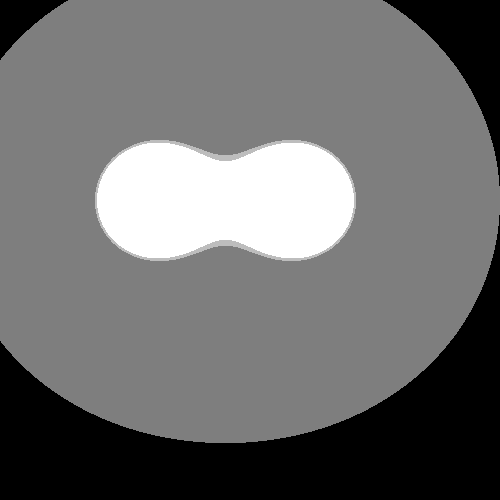
Frame 1 (no input)
Frame 60 (the mouse pressed at the canvas centre just before this capture): identical to frame 1, image omitted
Frame 120 (the mouse held since frame 60 and released just before this capture): identical to frame 1, image omitted

The Processing sketch that drew this single still picture (run headless with seeded random() and noise(); from frame 60 on, the mouse is pressed at the canvas centre):

// Processing sketch: game8_E
// ── game8_E.pde
ArrayList<Metaball> metaballs;

void setup(){
  size(500,500);
  metaballs = new ArrayList<Metaball>();
  metaballs.add(new Metaball(new PVector(150,200), 200f));
  metaballs.add(new Metaball(new PVector(300,200), 200f));
}

void draw(){
  background(0);

  loadPixels();
  //↓全ての画素を見るfor分
  for (int x = 0; x < width; x++) {
    for (int y = 0; y < height; y++) {

      int index = x + y * width;
      float sum = 0;

      //↓一つの画素に対し、すべてのmetaballからの距離を積算している。      
      //for (Blob b : blobs) {//←蛇足：以下2行の代わりにこのようにも書ける
      for (int i=0; i < metaballs.size(); i++) {
        Metaball b = metaballs.get(i);
        //↓画素からボール中心への距離
        float d = dist(x, y, b.pos.x, b.pos.y);    
        sum += 40 * b.radi / d;;
      }

      //２．
      if(0 < sum && sum < 255/4)
      {
        sum = 0;
      }else if(255/4 < sum && sum < (255/4)*2.9) {
        sum = (255/4)*2;
      }else if((255/4)*2.9 < sum && sum < (255/4)*3) {
        sum = (255/4)*3;
      }else{
        sum = 255;
      }

      pixels[index] = color(sum);
      //pixels[index] = color(sum, 255, 255);
    }
  }
  updatePixels();
}

class Metaball
{
  PVector pos;
  float radi;

  Metaball(PVector pos0, float radi0){
    pos = pos0;
    radi = radi0;
  }  
}
